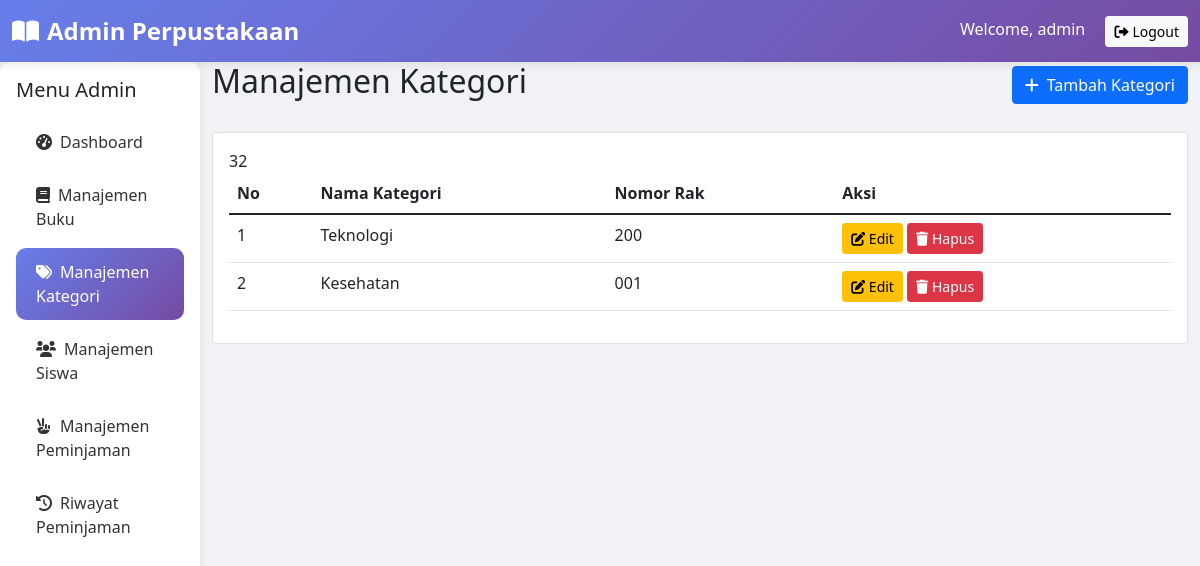
The app's page /RILLCUY/admin/kategori.php (signed in) with its own data.
### tables this page shows
CREATE TABLE `kategori` (
  `id_kategori` int(11) NOT NULL,
  `nama_kategori` varchar(50) NOT NULL,
  `nomor_rak` varchar(10) NOT NULL
);

### RILLCUY/admin/kategori.php (the view, shortened to what this page needs)
<?php
require_once '../config/database.php';
$query_kategori = "SELECT * FROM kategori ORDER BY id_kategori DESC";
$result_kategori = mysqli_query($conn, $query_kategori);
?>
<!DOCTYPE html>
<html lang="id">
<head>
    <link href="https://cdn.jsdelivr.net/npm/bootstrap@5.1.3/dist/css/bootstrap.min.css" rel="stylesheet">
    <link rel="stylesheet" href="https://cdnjs.cloudflare.com/ajax/libs/font-awesome/6.0.0/css/all.min.css">
    <link rel="stylesheet" href="../assets/css/style.css">
</head>
<body>
<nav class="navbar navbar-custom navbar-expand-lg">
    <div class="container-fluid">
        <a class="navbar-brand text-white" href="dashboard.php">
            <i class="fas fa-book-open me-2"></i>Admin Perpustakaan
        </a>
        <div class="ms-auto">
            <span class="text-white me-3">Welcome, <?php echo $_SESSION['username']; ?></span>
            <a href="../logout.php" class="btn btn-light btn-sm">
                <i class="fas fa-sign-out-alt me-1"></i>Logout
            </a>
        </div>
    </div>
</nav>
<div class="container-fluid">
    <div class="row">
        <div class="col-md-2 p-0">
            <div class="sidebar p-3">
                <h5 class="mb-3">Menu Admin</h5>
                <a href="dashboard.php" class="nav-link">
                    <i class="fas fa-tachometer-alt me-2"></i>Dashboard
                </a>
                <a href="buku.php" class="nav-link">
                    <i class="fas fa-book me-2"></i>Manajemen Buku
                </a>
                <a href="kategori.php" class="nav-link active">
                    <i class="fas fa-tags me-2"></i>Manajemen Kategori
                </a>
                <a href="siswa.php" class="nav-link">
                    <i class="fas fa-users me-2"></i>Manajemen Siswa
                </a>
                <a href="peminjaman.php" class="nav-link">
                    <i class="fas fa-hand-peace me-2"></i>Manajemen Peminjaman
                </a>
                <a href="riwayat.php" class="nav-link">
                    <i class="fas fa-history me-2"></i>Riwayat Peminjaman
                </a>
            </div>
        </div>
        <div class="col-md-10">
            <div class="d-flex justify-content-between align-items-center mb-4">
                <h2>Manajemen Kategori</h2>
                <button class="btn btn-primary" data-bs-toggle="modal" data-bs-target="#addModal">
                    <i class="fas fa-plus me-2"></i>Tambah Kategori
                </button>
            </div>
            <div class="card">
                <div class="card-body">
                    <div class="table-responsive">
                        <table class="table table-hover">
                            <thead>
                                32<th>No</th>
                                    <th>Nama Kategori</th>
                                    <th>Nomor Rak</th>
                                    <th>Aksi</th>
                            </thead>
                            <tbody>
                                <?php $no = 1; while($kategori = mysqli_fetch_assoc($result_kategori)): ?>
                                <tr>
                                    <td><?php echo $no++; ?></td>
                                    <td><?php echo $kategori['nama_kategori']; ?></td>
                                    <td><?php echo $kategori['nomor_rak']; ?></td>
                                    <td>
                                        <button class="btn btn-sm btn-warning btn-edit"
                                                data-id="<?php echo $kategori['id_kategori']; ?>"
                                                data-nama="<?php echo $kategori['nama_kategori']; ?>"
                                                data-rak="<?php echo $kategori['nomor_rak']; ?>">
                                            <i class="fas fa-edit"></i> Edit
                                        </button>
                                        <button class="btn btn-sm btn-danger btn-delete" data-id="<?php echo $kategori['id_kategori']; ?>">
                                            <i class="fas fa-trash"></i> Hapus
                                        </button>
                                    </td>
                                </tr>
                                <?php endwhile; ?>
                            </tbody>
                        </table>
                    </div>
                </div>
            </div>
        </div>
    </div>
</div>
</body>
</html>

### RILLCUY/assets/css/style.css (style rules this page uses)
body { background-color: #f0f2f5; font-family: 'Segoe UI', Tahoma, Geneva, Verdana, sans-serif; }
.navbar-custom { background: linear-gradient(135deg, #667eea 0%, #764ba2 100%); box-shadow: 0 2px 10px rgba(0,0,0,0.1); }
.navbar-custom .navbar-brand { color: white; font-weight: bold; font-size: 1.5rem; }
.sidebar { background: white; min-height: 100vh; box-shadow: 2px 0 10px rgba(0,0,0,0.05); border-radius: 10px; }
.sidebar .nav-link { color: #333; padding: 12px 20px; margin: 5px 0; border-radius: 10px; transition: all 0.3s; }
.sidebar .nav-link.active { background: linear-gradient(135deg, #667eea 0%, #764ba2 100%); color: white; }

### RILLCUY/admin/kategori.php (style rules this page uses)
.sidebar { background: white; min-height: 100vh; box-shadow: 2px 0 10px rgba(0,0,0,0.05); border-radius: 10px; }
.sidebar .nav-link { color: #333; padding: 12px 20px; margin: 5px 0; border-radius: 10px; transition: all 0.3s; }
.sidebar .nav-link:hover, .sidebar .nav-link.active { background: linear-gradient(135deg, #667eea 0%, #764ba2 100%); color: white; }

### records on screen
kategori: nama_kategori "Teknologi", nomor_rak "200"
kategori: nama_kategori "Kesehatan", nomor_rak "001"

### other values on screen
$_SESSION['username'] "admin"
